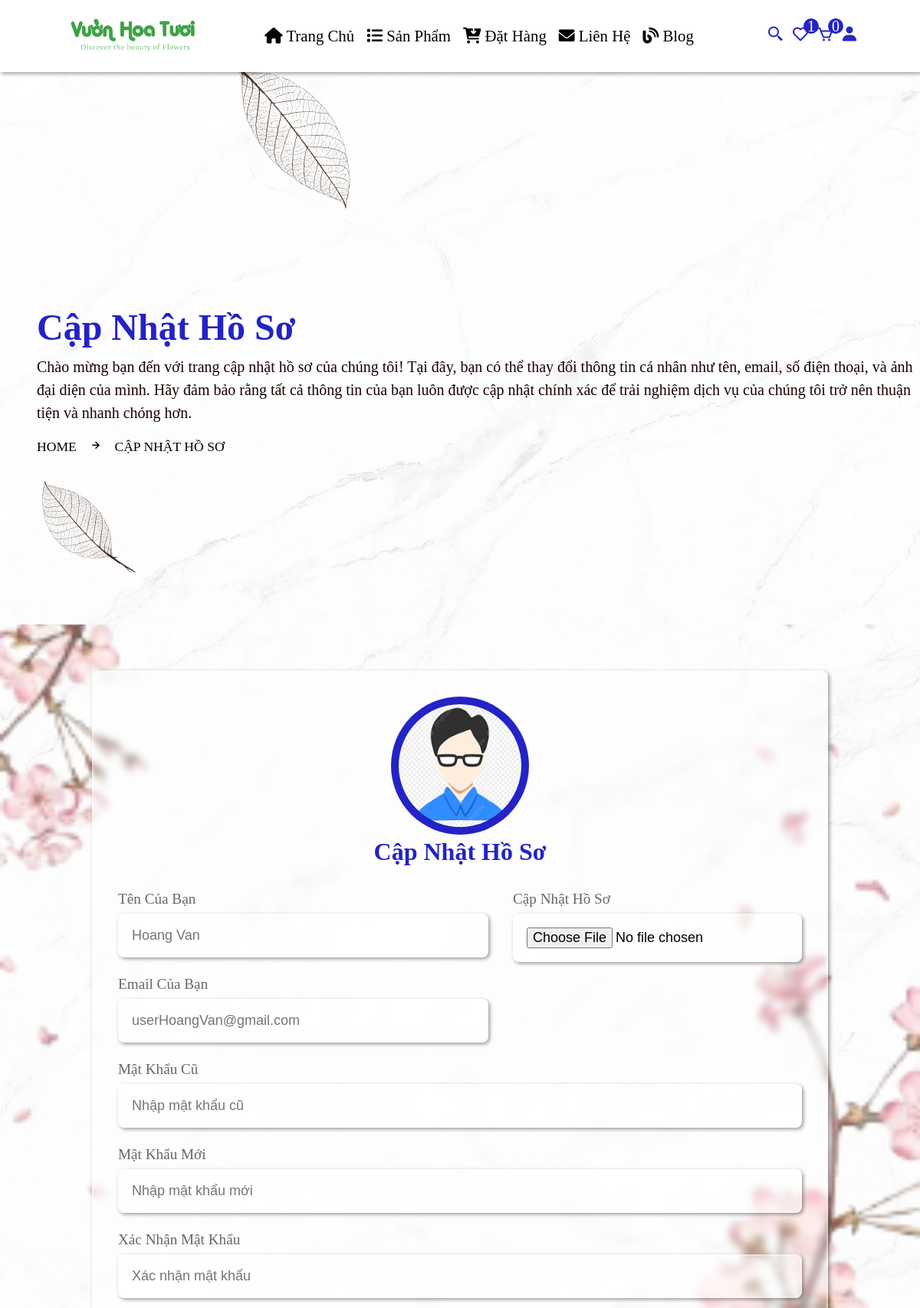
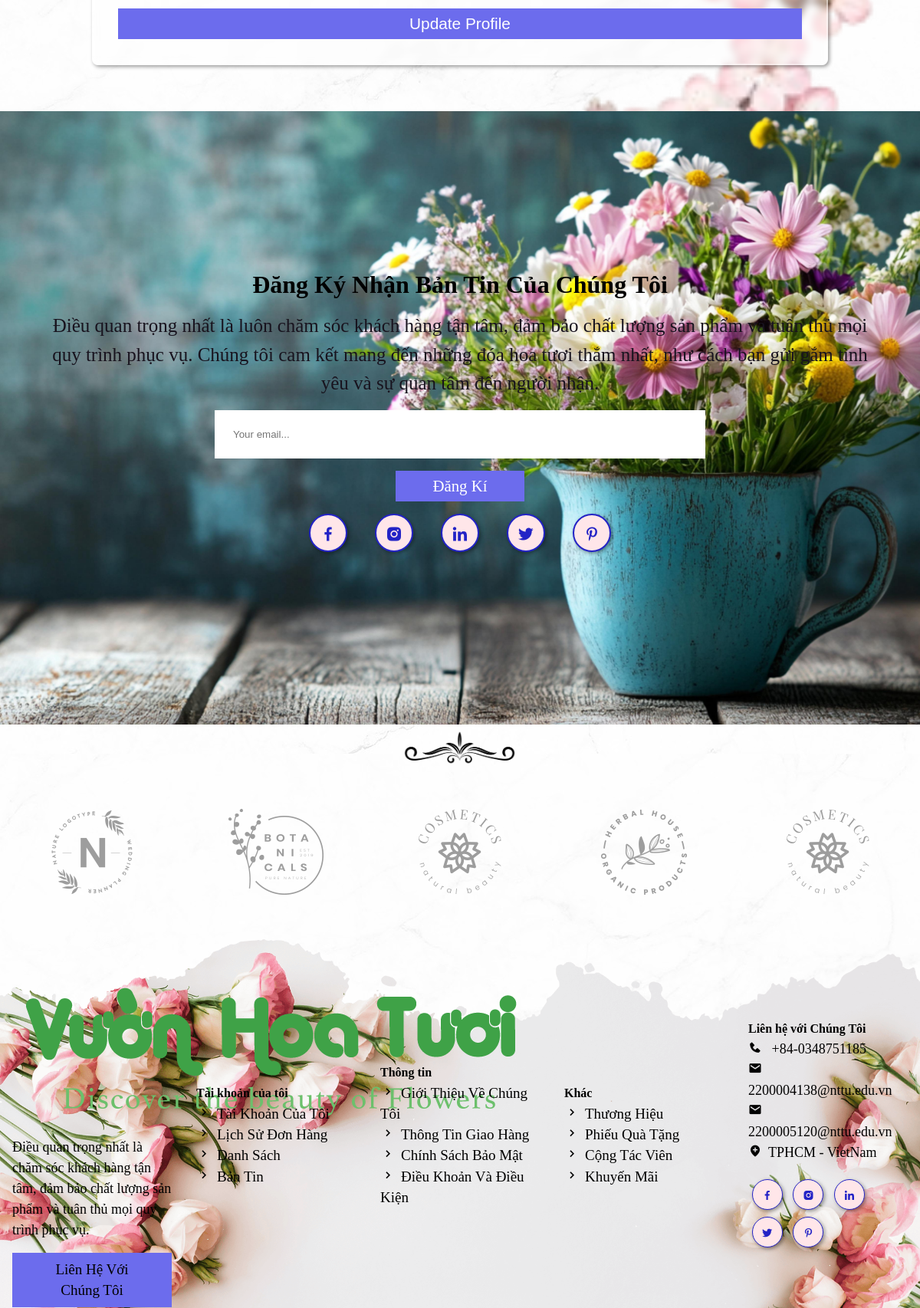
Screenshot of /update.php (signed in, upper part) with the database file from the repository (2 pictures, top to bottom).
### tables this page shows
CREATE TABLE `users` (
  `id` varchar(20) NOT NULL,
  `name` varchar(50) NOT NULL,
  `email` varchar(50) NOT NULL,
  `password` varchar(50) NOT NULL,
  `image` varchar(100) NOT NULL
);

### update.php (the view, shortened to what this page needs)
<?php
      include 'components/connect.php';
?>
<!DOCTYPE html>
<html>
    <head>
        <link href='https://unpkg.com/boxicons@2.1.2/css/boxicons.min.css' rel='stylesheet'>
        <link rel="stylesheet" type="text/css" href="css/user_style.css?v=<?php echo time(); ?>">
    </head>
    <body>
        <?php include 'components/user_header.php'; ?>
        <div class="banner">
            <div class="detail">
                <h1>Cập nhật hồ sơ</h1>
                <p>Chào mừng bạn đến với trang cập nhật hồ sơ của chúng tôi! Tại đây, bạn có thể thay đổi thông tin cá nhân như tên, email, số điện thoại, và ảnh đại diện của mình. Hãy đảm bảo rằng tất cả thông tin của bạn luôn được cập nhật chính xác để trải nghiệm dịch vụ của chúng tôi trở nên thuận tiện và nhanh chóng hơn.</p>
                <span><a href="home.php">home</a><i class="bx bx-right-arrow-alt"></i>Cập nhật hồ sơ</span>
            </div>
        </div>
        <section class="form-container">
            <form action=""method="post" enctype="multipart/form-data" class="register">
                <div class="img-box">
                    <img src="uploaded_files/<?= $fetch_profile['image']; ?>">
                </div>
                <h3>Cập nhật hồ sơ</h3>
                <div class="flex">
                    <div class="col">
                        <div class="input-field">
                            <p>Tên của bạn</p>
                            <input type="text" name="name" placeholder="<?= $fetch_profile['name']; ?>"class="box">
                        </div>
                        <div class="input-field">
                            <p>Email của bạn</p>
                            <input type="email" name="email" placeholder="<?= $fetch_profile['email']; ?>"class="box">
                        </div>
                    </div>
                    <div class="input-field">
                            <p>Cập nhật hồ sơ</p>
                            <input type="file" name="image" accept="image/*" class="box">
                        </div>
                    </div>
                    <div class="col">
                        <div class="input-field">
                            <p>Mật khẩu cũ</p>
                            <input type="password" name="old_pass" placeholder="Nhập mật khẩu cũ "class="box">
                        </div>
                        <div class="input-field">
                            <p>Mật khẩu mới</p>
                            <input type="password" name="new_pass" placeholder="Nhập mật khẩu mới" class="box">
                        </div>
                        <div class="input-field">
                            <p>Xác nhận mật khẩu</p>
                            <input type="password" name="cpass" placeholder="Xác nhận mật khẩu" class="box">
                        </div>
                    </div>
                <input type="submit" name="update" class="btn" value="update profile">
            </form>
        </section>
        <?php include 'components/user_footer.php'; ?>
    </body>
</html>

### css/user_style.css (style rules this page uses)
* { margin: 0; padding: 0; box-sizing: border-box; outline: none; text-decoration: none; list-style: none; }
:root { --main-color:#2323c6; --pink-color:#240893; --pink-opacity: #ffe6e9; --white-alfa-40 : rgba(255, 255, 255, 0.40); --white-alfa-25 : rgba(255, 255, 255, 0.25); --backdrop-filter: blur(5px); --padding: 5vh 15px; --box-shadow: 2px 2px 5px rgba(0, 0, 0, 0.40); }
body { background-image: url('../image/body.jpg'); }
html { scroll-behavior: smooth; }
button, input { border: none; }
.btn { display: inline-block; padding: .5rem 3rem; margin-top: 1rem; background-color: #6c6ced; color: #ffffff; cursor: pointer; text-align: center; position: relative; z-index: 100; font-size: 1.3rem; text-transform: capitalize; }
.btn::before { position: absolute; content: ''; width: 0%; height: 100%; background-color: #becee1; left: 0; top: 0; transition: .5s; z-index: -10; }
input[type='submit'] { cursor: pointer; }
section { padding: 6%; }
.banner { margin-top: 5rem; width: 100%; height: 80vh; display: flex; align-items: center; background-position: center; background-size: cover; animation: banner 8s infinite alternate; }
.banner .detail { padding-left: 4%; line-height: 1.5; }
.banner .detail p { font-size: 20px; color:#1b0000; margin-bottom: 1rem; }
.banner .detail span { text-transform: uppercase; font-size: 1.1rem; margin-top: 1rem; }
.banner .detail a { color: #000; }
.banner .detail span i { margin: 0 1rem; }
.banner h1 { font-size: 3rem; color: var(--main-color); text-transform: capitalize; }
.form-container { background-image: url('../image/p.png'); background-size: cover; background-repeat: no-repeat; background-position: center; display: flex; justify-content: center; align-items: center; min-height: 100vh; position: relative; padding: 5% 0; }
.form-container form { background-color: var(--white-alfa-25); border: 2px solid var(--white-alfa-40); backdrop-filter: var(--backdrop-filter); box-shadow: var(--box-shadow); border-radius: .5rem; padding: 2rem; }
.form-container .register { width: 60rem; }
.form-container .register .img-box { text-align: center; }
.form-container .register img { width: 180px; height: 180px; border-radius: 50%; text-align: center; padding: 10px; background-color: var(--main-color); }
.form-container form h3 { text-align: center; font-size: 2rem; margin-bottom: 1rem; color: var(--main-color); text-transform: capitalize; font-weight: bold; }
.form-container form p { padding-top: 1rem; font-size: 1.2rem; color: #666; text-transform: capitalize; }
.form-container form .box { background-color: var(--white-alfa-25); border: 2px solid var(--white-alfa-40); backdrop-filter: var(--backdrop-filter); box-shadow: var(--box-shadow); width: 100%; border-radius: .5rem; margin: .5rem 0; padding: 1rem; font-size: 18px; }
.form-container .flex { display: flex; gap: 2rem; }
.form-container .flex .col { flex: 1 1 25rem; }
.form-container .btn { width: 100%; font-size: 1.3rem; }

### rows the page displays
users: image (picture), name "Hoang Van", email "userHoangVan@gmail.com"

### other values shown
$total_wishlist_item "1"
$total_cart_item "0"
